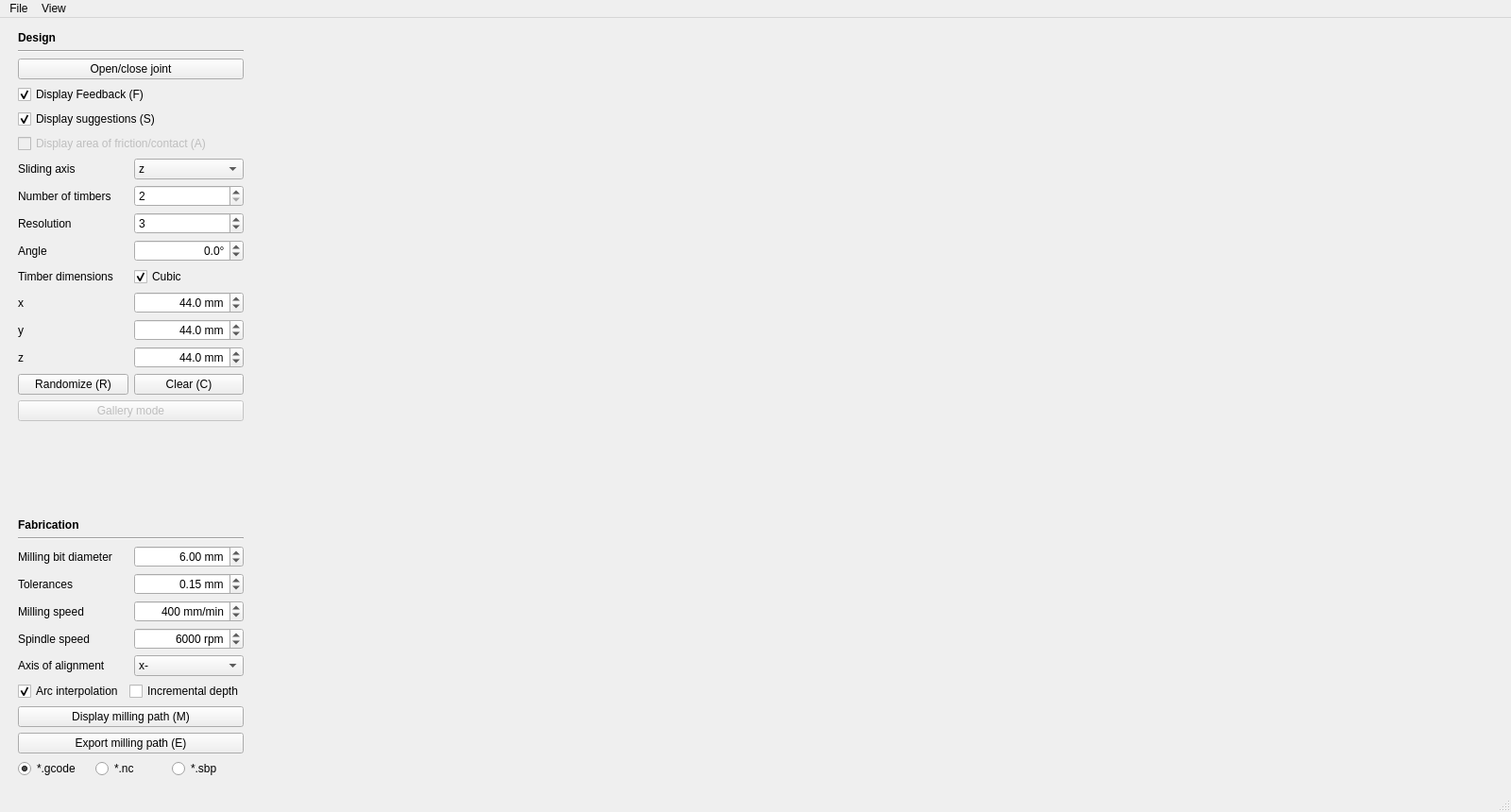
<?xml version="1.0" encoding="UTF-8"?>
<ui version="4.0">
 <class>MainWindow</class>
 <widget class="QMainWindow" name="MainWindow">
  <property name="geometry">
   <rect>
    <x>0</x>
    <y>0</y>
    <width>1600</width>
    <height>860</height>
   </rect>
  </property>
  <property name="windowTitle">
   <string>Tsugite</string>
  </property>
  <property name="iconSize">
   <size>
    <width>24</width>
    <height>24</height>
   </size>
  </property>
  <widget class="QWidget" name="centralwidget">
   <property name="minimumSize">
    <size>
     <width>1</width>
     <height>1</height>
    </size>
   </property>
   <layout class="QFormLayout" name="formLayout">
    <property name="fieldGrowthPolicy">
     <enum>QFormLayout::AllNonFixedFieldsGrow</enum>
    </property>
    <item row="0" column="0">
     <layout class="QVBoxLayout" name="vly_controls">
      <property name="sizeConstraint">
       <enum>QLayout::SetNoConstraint</enum>
      </property>
      <property name="leftMargin">
       <number>10</number>
      </property>
      <property name="topMargin">
       <number>5</number>
      </property>
      <property name="rightMargin">
       <number>5</number>
      </property>
      <property name="bottomMargin">
       <number>5</number>
      </property>
      <item>
       <widget class="QLabel" name="lbl_design_header">
        <property name="font">
         <font>
          <weight>75</weight>
          <italic>false</italic>
          <bold>true</bold>
         </font>
        </property>
        <property name="text">
         <string>Design</string>
        </property>
        <property name="textFormat">
         <enum>Qt::AutoText</enum>
        </property>
        <property name="scaledContents">
         <bool>false</bool>
        </property>
       </widget>
      </item>
      <item>
       <widget class="Line" name="lne_separator1">
        <property name="orientation">
         <enum>Qt::Horizontal</enum>
        </property>
       </widget>
      </item>
      <item>
       <widget class="QPushButton" name="btn_open_close_joint">
        <property name="text">
         <string>Open/close joint</string>
        </property>
        <property name="shortcut">
         <string>Space</string>
        </property>
       </widget>
      </item>
      <item>
       <widget class="QCheckBox" name="chk_show_feedback">
        <property name="text">
         <string>Display Feedback (F)</string>
        </property>
        <property name="shortcut">
         <string>F</string>
        </property>
        <property name="checked">
         <bool>true</bool>
        </property>
       </widget>
      </item>
      <item>
       <widget class="QCheckBox" name="chk_show_suggestions">
        <property name="text">
         <string>Display suggestions (S)</string>
        </property>
        <property name="shortcut">
         <string>S</string>
        </property>
        <property name="checked">
         <bool>true</bool>
        </property>
       </widget>
      </item>
      <item>
       <widget class="QCheckBox" name="chk_show_contact_area">
        <property name="enabled">
         <bool>false</bool>
        </property>
        <property name="text">
         <string>Display area of friction/contact (A)</string>
        </property>
        <property name="shortcut">
         <string>A</string>
        </property>
        <property name="tristate">
         <bool>true</bool>
        </property>
       </widget>
      </item>
      <item>
       <layout class="QHBoxLayout" name="hly_sliding_axis">
        <item>
         <widget class="QLabel" name="lbl_sliding_axis">
          <property name="text">
           <string>Sliding axis</string>
          </property>
         </widget>
        </item>
        <item>
         <widget class="QComboBox" name="cmb_sliding_axis">
          <property name="maximumSize">
           <size>
            <width>120</width>
            <height>16777215</height>
           </size>
          </property>
          <property name="currentIndex">
           <number>2</number>
          </property>
          <item>
           <property name="text">
            <string>x</string>
           </property>
          </item>
          <item>
           <property name="text">
            <string>y</string>
           </property>
          </item>
          <item>
           <property name="text">
            <string>z</string>
           </property>
          </item>
         </widget>
        </item>
       </layout>
      </item>
      <item>
       <layout class="QHBoxLayout" name="hly_timber_count">
        <item>
         <widget class="QLabel" name="lbl_timber_count">
          <property name="text">
           <string>Number of timbers</string>
          </property>
         </widget>
        </item>
        <item>
         <widget class="QSpinBox" name="spb_timber_count">
          <property name="maximumSize">
           <size>
            <width>120</width>
            <height>16777215</height>
           </size>
          </property>
          <property name="wrapping">
           <bool>false</bool>
          </property>
          <property name="frame">
           <bool>true</bool>
          </property>
          <property name="buttonSymbols">
           <enum>QAbstractSpinBox::UpDownArrows</enum>
          </property>
          <property name="minimum">
           <number>2</number>
          </property>
          <property name="maximum">
           <number>4</number>
          </property>
         </widget>
        </item>
       </layout>
      </item>
      <item>
       <layout class="QHBoxLayout" name="hly_voxel_res">
        <item>
         <widget class="QLabel" name="lbl_voxel_res">
          <property name="text">
           <string>Resolution</string>
          </property>
         </widget>
        </item>
        <item>
         <widget class="QSpinBox" name="spb_voxel_res">
          <property name="maximumSize">
           <size>
            <width>120</width>
            <height>16777215</height>
           </size>
          </property>
          <property name="minimum">
           <number>2</number>
          </property>
          <property name="maximum">
           <number>5</number>
          </property>
          <property name="value">
           <number>3</number>
          </property>
         </widget>
        </item>
       </layout>
      </item>
      <item>
       <layout class="QHBoxLayout" name="hly_angle">
        <item>
         <widget class="QLabel" name="lbl_angle">
          <property name="text">
           <string>Angle</string>
          </property>
         </widget>
        </item>
        <item>
         <widget class="QDoubleSpinBox" name="spb_angle">
          <property name="maximumSize">
           <size>
            <width>120</width>
            <height>16777215</height>
           </size>
          </property>
          <property name="alignment">
           <set>Qt::AlignRight|Qt::AlignTrailing|Qt::AlignVCenter</set>
          </property>
          <property name="suffix">
           <string>°</string>
          </property>
          <property name="decimals">
           <number>1</number>
          </property>
          <property name="minimum">
           <double>-80.000000000000000</double>
          </property>
          <property name="maximum">
           <double>80.000000000000000</double>
          </property>
          <property name="value">
           <double>0.000000000000000</double>
          </property>
         </widget>
        </item>
       </layout>
      </item>
      <item>
       <layout class="QHBoxLayout" name="hly_timber_dim">
        <item>
         <widget class="QLabel" name="lbl_timber_dim">
          <property name="text">
           <string>Timber dimensions</string>
          </property>
         </widget>
        </item>
        <item>
         <widget class="QCheckBox" name="chk_timber_dim_cubic">
          <property name="text">
           <string>Cubic</string>
          </property>
          <property name="checked">
           <bool>true</bool>
          </property>
         </widget>
        </item>
       </layout>
      </item>
      <item>
       <layout class="QHBoxLayout" name="hly_xdim">
        <item>
         <widget class="QLabel" name="lbl_xdim">
          <property name="text">
           <string>x</string>
          </property>
         </widget>
        </item>
        <item>
         <widget class="QDoubleSpinBox" name="spb_xdim">
          <property name="maximumSize">
           <size>
            <width>120</width>
            <height>16777215</height>
           </size>
          </property>
          <property name="alignment">
           <set>Qt::AlignRight|Qt::AlignTrailing|Qt::AlignVCenter</set>
          </property>
          <property name="suffix">
           <string> mm</string>
          </property>
          <property name="decimals">
           <number>1</number>
          </property>
          <property name="minimum">
           <double>10.000000000000000</double>
          </property>
          <property name="maximum">
           <double>150.000000000000000</double>
          </property>
          <property name="value">
           <double>44.000000000000000</double>
          </property>
         </widget>
        </item>
       </layout>
      </item>
      <item>
       <layout class="QHBoxLayout" name="hly_ydim">
        <item>
         <widget class="QLabel" name="lbl_ydim">
          <property name="text">
           <string>y</string>
          </property>
         </widget>
        </item>
        <item>
         <widget class="QDoubleSpinBox" name="spb_ydim">
          <property name="maximumSize">
           <size>
            <width>120</width>
            <height>16777215</height>
           </size>
          </property>
          <property name="alignment">
           <set>Qt::AlignRight|Qt::AlignTrailing|Qt::AlignVCenter</set>
          </property>
          <property name="suffix">
           <string> mm</string>
          </property>
          <property name="decimals">
           <number>1</number>
          </property>
          <property name="minimum">
           <double>10.000000000000000</double>
          </property>
          <property name="maximum">
           <double>150.000000000000000</double>
          </property>
          <property name="value">
           <double>44.000000000000000</double>
          </property>
         </widget>
        </item>
       </layout>
      </item>
      <item>
       <layout class="QHBoxLayout" name="hly_zdim">
        <item>
         <widget class="QLabel" name="lbl_zdim">
          <property name="text">
           <string>z</string>
          </property>
         </widget>
        </item>
        <item>
         <widget class="QDoubleSpinBox" name="spb_zdim">
          <property name="alignment">
           <set>Qt::AlignRight|Qt::AlignTrailing|Qt::AlignVCenter</set>
          </property>
          <property name="suffix">
           <string> mm</string>
          </property>
          <property name="decimals">
           <number>1</number>
          </property>
          <property name="minimum">
           <double>10.000000000000000</double>
          </property>
          <property name="maximum">
           <double>150.000000000000000</double>
          </property>
          <property name="value">
           <double>44.000000000000000</double>
          </property>
         </widget>
        </item>
       </layout>
      </item>
      <item>
       <layout class="QHBoxLayout" name="hly_rnd_clear">
        <item>
         <widget class="QPushButton" name="btn_randomize">
          <property name="text">
           <string>Randomize (R)</string>
          </property>
          <property name="shortcut">
           <string>R</string>
          </property>
          <property name="autoDefault">
           <bool>false</bool>
          </property>
          <property name="default">
           <bool>false</bool>
          </property>
          <property name="flat">
           <bool>false</bool>
          </property>
         </widget>
        </item>
        <item>
         <widget class="QPushButton" name="btn_clear">
          <property name="text">
           <string>Clear (C)</string>
          </property>
          <property name="shortcut">
           <string>C</string>
          </property>
         </widget>
        </item>
       </layout>
      </item>
      <item>
       <widget class="QPushButton" name="btn_gallery">
        <property name="enabled">
         <bool>false</bool>
        </property>
        <property name="text">
         <string>Gallery mode</string>
        </property>
        <property name="autoRepeat">
         <bool>false</bool>
        </property>
       </widget>
      </item>
      <item>
       <spacer name="vsp_separator3">
        <property name="orientation">
         <enum>Qt::Vertical</enum>
        </property>
        <property name="sizeHint" stdset="0">
         <size>
          <width>20</width>
          <height>40</height>
         </size>
        </property>
       </spacer>
      </item>
      <item>
       <widget class="QLabel" name="lbl_fabrication_header">
        <property name="font">
         <font>
          <weight>75</weight>
          <bold>true</bold>
         </font>
        </property>
        <property name="text">
         <string>Fabrication</string>
        </property>
       </widget>
      </item>
      <item>
       <widget class="Line" name="lne_separator2">
        <property name="orientation">
         <enum>Qt::Horizontal</enum>
        </property>
       </widget>
      </item>
      <item>
       <layout class="QHBoxLayout" name="hly_milling_diam">
        <item>
         <widget class="QLabel" name="lbl_milling_diam">
          <property name="text">
           <string>Milling bit diameter</string>
          </property>
         </widget>
        </item>
        <item>
         <widget class="QDoubleSpinBox" name="spb_milling_diam">
          <property name="maximumSize">
           <size>
            <width>120</width>
            <height>16777215</height>
           </size>
          </property>
          <property name="alignment">
           <set>Qt::AlignRight|Qt::AlignTrailing|Qt::AlignVCenter</set>
          </property>
          <property name="suffix">
           <string> mm</string>
          </property>
          <property name="decimals">
           <number>2</number>
          </property>
          <property name="minimum">
           <double>1.000000000000000</double>
          </property>
          <property name="maximum">
           <double>50.000000000000000</double>
          </property>
          <property name="value">
           <double>6.000000000000000</double>
          </property>
         </widget>
        </item>
       </layout>
      </item>
      <item>
       <layout class="QHBoxLayout" name="hly_tolerances">
        <item>
         <widget class="QLabel" name="lbl_tolerances">
          <property name="text">
           <string>Tolerances</string>
          </property>
         </widget>
        </item>
        <item>
         <widget class="QDoubleSpinBox" name="spb_tolerances">
          <property name="maximumSize">
           <size>
            <width>120</width>
            <height>16777215</height>
           </size>
          </property>
          <property name="alignment">
           <set>Qt::AlignRight|Qt::AlignTrailing|Qt::AlignVCenter</set>
          </property>
          <property name="suffix">
           <string> mm</string>
          </property>
          <property name="maximum">
           <double>5.000000000000000</double>
          </property>
          <property name="singleStep">
           <double>0.050000000000000</double>
          </property>
          <property name="value">
           <double>0.150000000000000</double>
          </property>
         </widget>
        </item>
       </layout>
      </item>
      <item>
       <layout class="QHBoxLayout" name="hly_milling_speed">
        <item>
         <widget class="QLabel" name="lbl_milling_speed">
          <property name="text">
           <string>Milling speed</string>
          </property>
         </widget>
        </item>
        <item>
         <widget class="QSpinBox" name="spb_milling_speed">
          <property name="alignment">
           <set>Qt::AlignRight|Qt::AlignTrailing|Qt::AlignVCenter</set>
          </property>
          <property name="suffix">
           <string> mm/min</string>
          </property>
          <property name="minimum">
           <number>100</number>
          </property>
          <property name="maximum">
           <number>1000</number>
          </property>
          <property name="singleStep">
           <number>100</number>
          </property>
          <property name="value">
           <number>400</number>
          </property>
         </widget>
        </item>
       </layout>
      </item>
      <item>
       <layout class="QHBoxLayout" name="hly_spindle_speed">
        <item>
         <widget class="QLabel" name="lbl_spindle_speed">
          <property name="text">
           <string>Spindle speed</string>
          </property>
         </widget>
        </item>
        <item>
         <widget class="QSpinBox" name="spb_spindle_speed">
          <property name="alignment">
           <set>Qt::AlignRight|Qt::AlignTrailing|Qt::AlignVCenter</set>
          </property>
          <property name="suffix">
           <string> rpm</string>
          </property>
          <property name="minimum">
           <number>1000</number>
          </property>
          <property name="maximum">
           <number>10000</number>
          </property>
          <property name="singleStep">
           <number>100</number>
          </property>
          <property name="value">
           <number>6000</number>
          </property>
         </widget>
        </item>
       </layout>
      </item>
      <item>
       <layout class="QHBoxLayout" name="hly_alignment_axis">
        <item>
         <widget class="QLabel" name="lbl_alignment_axis">
          <property name="text">
           <string>Axis of alignment</string>
          </property>
         </widget>
        </item>
        <item>
         <widget class="QComboBox" name="cmb_alignment_axis">
          <property name="editable">
           <bool>false</bool>
          </property>
          <property name="currentText">
           <string>x-</string>
          </property>
          <property name="currentIndex">
           <number>0</number>
          </property>
          <item>
           <property name="text">
            <string>x-</string>
           </property>
          </item>
          <item>
           <property name="text">
            <string>y-</string>
           </property>
          </item>
          <item>
           <property name="text">
            <string>x+</string>
           </property>
          </item>
          <item>
           <property name="text">
            <string>y+</string>
           </property>
          </item>
         </widget>
        </item>
       </layout>
      </item>
      <item>
       <layout class="QHBoxLayout" name="hly_arc_incr">
        <item>
         <widget class="QCheckBox" name="chk_arc_interp">
          <property name="text">
           <string>Arc interpolation</string>
          </property>
          <property name="checked">
           <bool>true</bool>
          </property>
         </widget>
        </item>
        <item>
         <widget class="QCheckBox" name="chk_increm_depth">
          <property name="text">
           <string>Incremental depth</string>
          </property>
         </widget>
        </item>
       </layout>
      </item>
      <item>
       <widget class="QPushButton" name="btn_show_milling_path">
        <property name="text">
         <string>Display milling path (M)</string>
        </property>
        <property name="shortcut">
         <string>M</string>
        </property>
       </widget>
      </item>
      <item>
       <widget class="QPushButton" name="btn_export_milling_path">
        <property name="text">
         <string>Export milling path (E)</string>
        </property>
        <property name="shortcut">
         <string>E</string>
        </property>
       </widget>
      </item>
      <item>
       <layout class="QHBoxLayout" name="hly_export_options">
        <item>
         <widget class="QRadioButton" name="rdo_gcode">
          <property name="text">
           <string>*.gcode</string>
          </property>
          <property name="checked">
           <bool>true</bool>
          </property>
         </widget>
        </item>
        <item>
         <widget class="QRadioButton" name="rdo_nc">
          <property name="text">
           <string>*.nc</string>
          </property>
         </widget>
        </item>
        <item>
         <widget class="QRadioButton" name="rdo_sbp">
          <property name="text">
           <string>*.sbp</string>
          </property>
         </widget>
        </item>
       </layout>
      </item>
     </layout>
    </item>
    <item row="0" column="1">
     <layout class="QHBoxLayout" name="hly_gl">
      <property name="sizeConstraint">
       <enum>QLayout::SetNoConstraint</enum>
      </property>
     </layout>
    </item>
   </layout>
  </widget>
  <widget class="QMenuBar" name="menubar">
   <property name="geometry">
    <rect>
     <x>0</x>
     <y>0</y>
     <width>1600</width>
     <height>26</height>
    </rect>
   </property>
   <widget class="QMenu" name="menu_file">
    <property name="title">
     <string>File</string>
    </property>
    <addaction name="act_new"/>
    <addaction name="act_open"/>
    <addaction name="act_save"/>
    <addaction name="act_saveas"/>
   </widget>
   <widget class="QMenu" name="menu_view">
    <property name="title">
     <string>View</string>
    </property>
    <widget class="QMenu" name="menu_show_hide_timbers">
     <property name="title">
      <string>Display timbers</string>
     </property>
     <addaction name="act_a"/>
     <addaction name="act_b"/>
     <addaction name="act_c"/>
     <addaction name="act_d"/>
     <addaction name="separator"/>
     <addaction name="act_all"/>
    </widget>
    <widget class="QMenu" name="menu_set_view">
     <property name="title">
      <string>Set view</string>
     </property>
     <addaction name="act_axo"/>
     <addaction name="act_pln"/>
    </widget>
    <addaction name="act_hidden"/>
    <addaction name="menu_show_hide_timbers"/>
    <addaction name="menu_set_view"/>
   </widget>
   <addaction name="menu_file"/>
   <addaction name="menu_view"/>
  </widget>
  <widget class="QStatusBar" name="statusbar"/>
  <action name="act_save">
   <property name="text">
    <string>Save</string>
   </property>
   <property name="shortcut">
    <string>Ctrl+S</string>
   </property>
   <property name="shortcutVisibleInContextMenu">
    <bool>true</bool>
   </property>
  </action>
  <action name="act_open">
   <property name="text">
    <string>Open...</string>
   </property>
   <property name="shortcut">
    <string>Ctrl+O</string>
   </property>
   <property name="shortcutVisibleInContextMenu">
    <bool>true</bool>
   </property>
  </action>
  <action name="actionImage">
   <property name="text">
    <string>Save image...</string>
   </property>
   <property name="shortcut">
    <string>Ctrl+P</string>
   </property>
   <property name="shortcutVisibleInContextMenu">
    <bool>true</bool>
   </property>
  </action>
  <action name="actionUndo">
   <property name="text">
    <string>Undo</string>
   </property>
  </action>
  <action name="actionRedo">
   <property name="text">
    <string>Redo</string>
   </property>
  </action>
  <action name="act_new">
   <property name="text">
    <string>New</string>
   </property>
   <property name="shortcut">
    <string>Ctrl+N</string>
   </property>
   <property name="shortcutVisibleInContextMenu">
    <bool>true</bool>
   </property>
  </action>
  <action name="actionSave_as">
   <property name="text">
    <string>Save as</string>
   </property>
  </action>
  <action name="actionRandomize">
   <property name="text">
    <string>Randomize (R)</string>
   </property>
  </action>
  <action name="actionClear">
   <property name="text">
    <string>Clear</string>
   </property>
  </action>
  <action name="act_hidden">
   <property name="checkable">
    <bool>true</bool>
   </property>
   <property name="checked">
    <bool>true</bool>
   </property>
   <property name="text">
    <string>Display hidden lines</string>
   </property>
   <property name="shortcut">
    <string>Ctrl+H</string>
   </property>
  </action>
  <action name="act_a">
   <property name="checkable">
    <bool>true</bool>
   </property>
   <property name="checked">
    <bool>true</bool>
   </property>
   <property name="text">
    <string>A</string>
   </property>
   <property name="shortcut">
    <string>Ctrl+1</string>
   </property>
  </action>
  <action name="act_b">
   <property name="checkable">
    <bool>true</bool>
   </property>
   <property name="checked">
    <bool>true</bool>
   </property>
   <property name="text">
    <string>B</string>
   </property>
   <property name="shortcut">
    <string>Ctrl+2</string>
   </property>
  </action>
  <action name="act_c">
   <property name="checkable">
    <bool>true</bool>
   </property>
   <property name="checked">
    <bool>true</bool>
   </property>
   <property name="text">
    <string>C</string>
   </property>
   <property name="shortcut">
    <string>Ctrl+3</string>
   </property>
  </action>
  <action name="act_d">
   <property name="checkable">
    <bool>true</bool>
   </property>
   <property name="checked">
    <bool>true</bool>
   </property>
   <property name="text">
    <string>D</string>
   </property>
   <property name="shortcut">
    <string>Ctrl+4</string>
   </property>
  </action>
  <action name="act_pln">
   <property name="checkable">
    <bool>false</bool>
   </property>
   <property name="text">
    <string>Closest plane</string>
   </property>
   <property name="shortcut">
    <string>Ctrl+L</string>
   </property>
   <property name="shortcutContext">
    <enum>Qt::WindowShortcut</enum>
   </property>
  </action>
  <action name="actionBottom">
   <property name="checkable">
    <bool>false</bool>
   </property>
   <property name="text">
    <string>Bottom</string>
   </property>
  </action>
  <action name="actionLeft">
   <property name="checkable">
    <bool>false</bool>
   </property>
   <property name="text">
    <string>Left</string>
   </property>
  </action>
  <action name="actionRight">
   <property name="checkable">
    <bool>false</bool>
   </property>
   <property name="text">
    <string>Right</string>
   </property>
  </action>
  <action name="act_axo">
   <property name="checkable">
    <bool>false</bool>
   </property>
   <property name="checked">
    <bool>false</bool>
   </property>
   <property name="text">
    <string>Standard Rotation</string>
   </property>
   <property name="shortcut">
    <string>Ctrl+A</string>
   </property>
  </action>
  <action name="actionFront">
   <property name="checkable">
    <bool>false</bool>
   </property>
   <property name="text">
    <string>Front</string>
   </property>
  </action>
  <action name="actionBack">
   <property name="checkable">
    <bool>false</bool>
   </property>
   <property name="text">
    <string>Back</string>
   </property>
  </action>
  <action name="act_saveas">
   <property name="text">
    <string>Save As...</string>
   </property>
   <property name="shortcutVisibleInContextMenu">
    <bool>true</bool>
   </property>
  </action>
  <action name="act_all">
   <property name="text">
    <string>Display all</string>
   </property>
  </action>
 </widget>
 <resources/>
 <connections/>
</ui>
